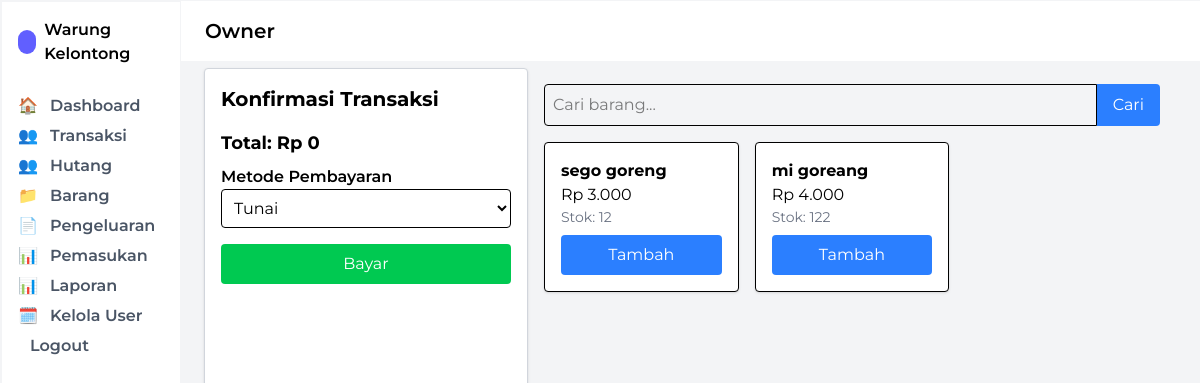
/Views/transaksi.php (signed in), run on the app's committed database.
### tables this page shows
CREATE TABLE `barang` (
  `id_barang` int NOT NULL,
  `nama_barang` varchar(100) NOT NULL,
  `stok` int NOT NULL,
  `harga_beli` decimal(12,2) NOT NULL,
  `harga_jual` decimal(12,2) NOT NULL,
  `status` enum('aktif','nonaktif') NOT NULL DEFAULT 'aktif'
);

### Views/transaksi.php (the view, shortened to what this page needs)
<?php
include "../Config/koneksi.php";
$search = isset($_GET['search']) ? $_GET['search'] : '';
$sql_barang = "SELECT * FROM barang WHERE status = 'aktif' AND nama_barang LIKE ?";
$stmt_barang = $conn->prepare($sql_barang);
$like = "%$search%";
$stmt_barang->bind_param("s", $like);
$stmt_barang->execute();
$result_barang = $stmt_barang->get_result();
include '../Layout/sidebar.php';
?>
<!DOCTYPE html>
<html lang="en">
<head>
    <script src="https://cdn.jsdelivr.net/npm/@tailwindcss/browser@4"></script>
</head>
<body class="bg-gray-100 h-screen flex">
    <section class="flex-1 flex flex-col">
        <?php include '../Layout/header.php'; ?>
        <div class="flex p-6 pt-17">
            <div class="w-1/3 p-4 bg-white border border-gray-300 rounded shadow h-screen flex flex-col">
                <h2 class="text-xl font-bold mb-4">Konfirmasi Transaksi</h2>
                <form method="POST" class="flex flex-col flex-1">
                    <div class="">
                        <div id="totalHarga" class="text-lg font-bold">Total: Rp 0</div>
                    </div>
                    <div class="mt-2">
                        <label class="block font-semibold">Metode Pembayaran</label>
                        <select name="metode_pembayaran" id="metode_pembayaran" class="w-full p-2 border rounded" onchange="toggleNamaPelanggan()">
                            <option value="Tunai">Tunai</option>
                        </select>
                    </div>
                    <div class="mt-4">
                        <button type="submit" name="checkout" id="btnCheckout"
                            class="w-full bg-green-500 text-white p-2 rounded hover:bg-green-600">
                            Bayar
                        </button>
                    </div>
                    <div id="cartItems" class="flex-1 overflow-y-auto mt-4 space-y-3"></div>
                </form>
            </div>
            <div class="w-2/3 p-4">
                <form method="GET" class="mb-4 flex">
                    <input type="text" name="search" placeholder="Cari barang..." value="<?= htmlspecialchars($search) ?>" class="flex-1 p-2 border rounded-l">
                    <button class="bg-blue-500 text-white px-4 rounded-r">Cari</button>
                </form>
                <div class="grid grid-cols-3 gap-4">
                    <?php while ($row = $result_barang->fetch_assoc()) : ?>
                        <div class="bg-white p-4 border rounded shadow flex flex-col justify-between">
                            <div>
                                <h3 class="font-bold"><?= $row['nama_barang'] ?></h3>
                                <p>Rp <?= number_format($row['harga_jual'], 0, ',', '.') ?></p>
                                <p class="text-sm text-gray-500">Stok: <?= $row['stok'] ?></p>
                            </div>
                            <button type="button" onclick="addToCart(<?= $row['id_barang'] ?>, '<?= $row['nama_barang'] ?>', <?= $row['harga_jual'] ?>)" class="mt-2 bg-blue-500 text-white p-2 rounded hover:bg-blue-600">Tambah</button>
                        </div>
                    <?php endwhile; ?>
                </div>
            </div>
        </div>
    </section>
</body>
</html>

### Views/transaksi.php (style rules this page uses)
body { font-family: 'Montserrat', sans-serif; }

### data on the page
barang: nama_barang "sego goreng", harga_jual "3.000", stok "12"
barang: nama_barang "mi goreang", harga_jual "4.000", stok "122"

### other printed values
$_SESSION['username'] "Owner"
